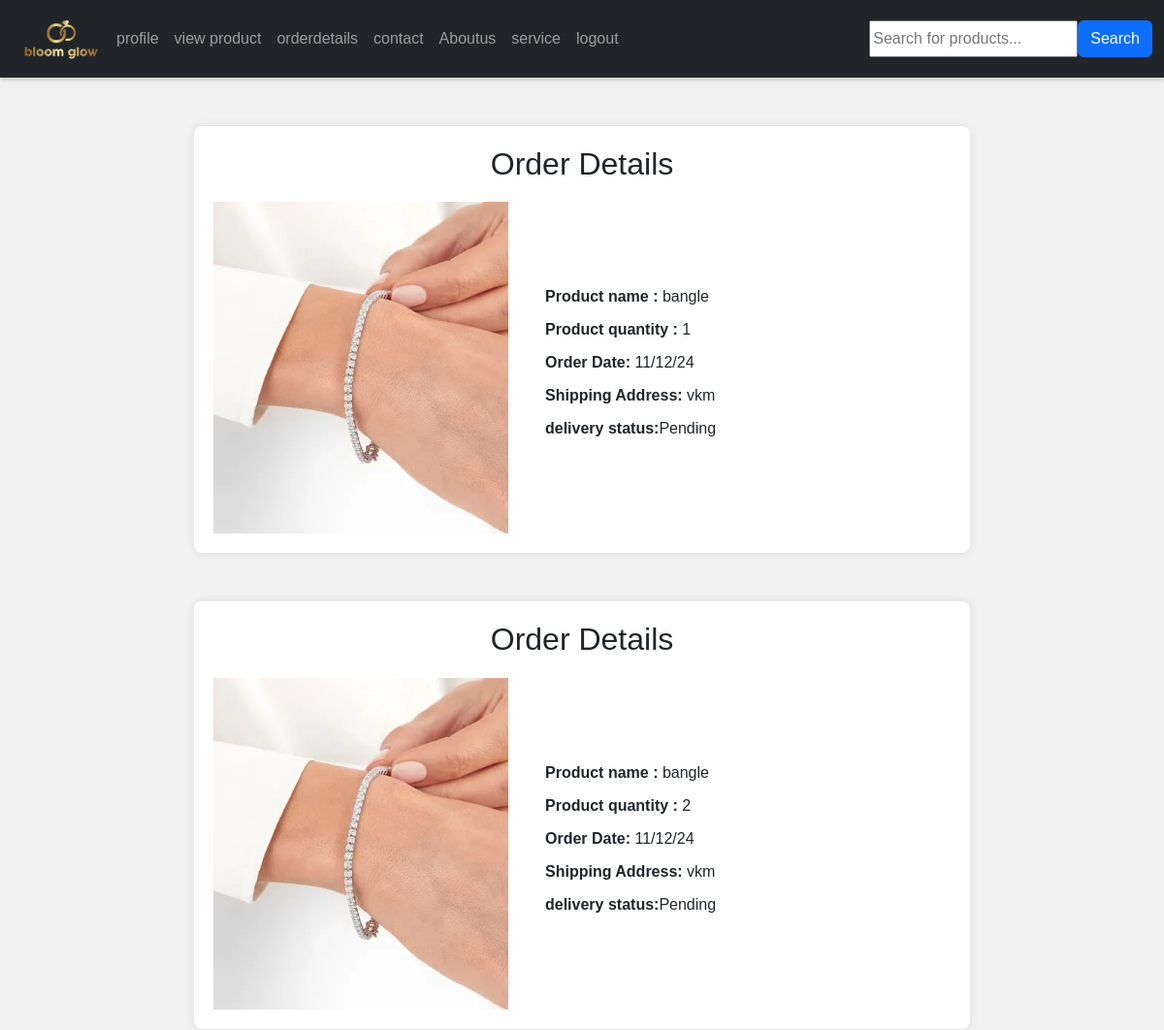
The page /orderdetails (signed in, upper part) on the database as committed earlier.
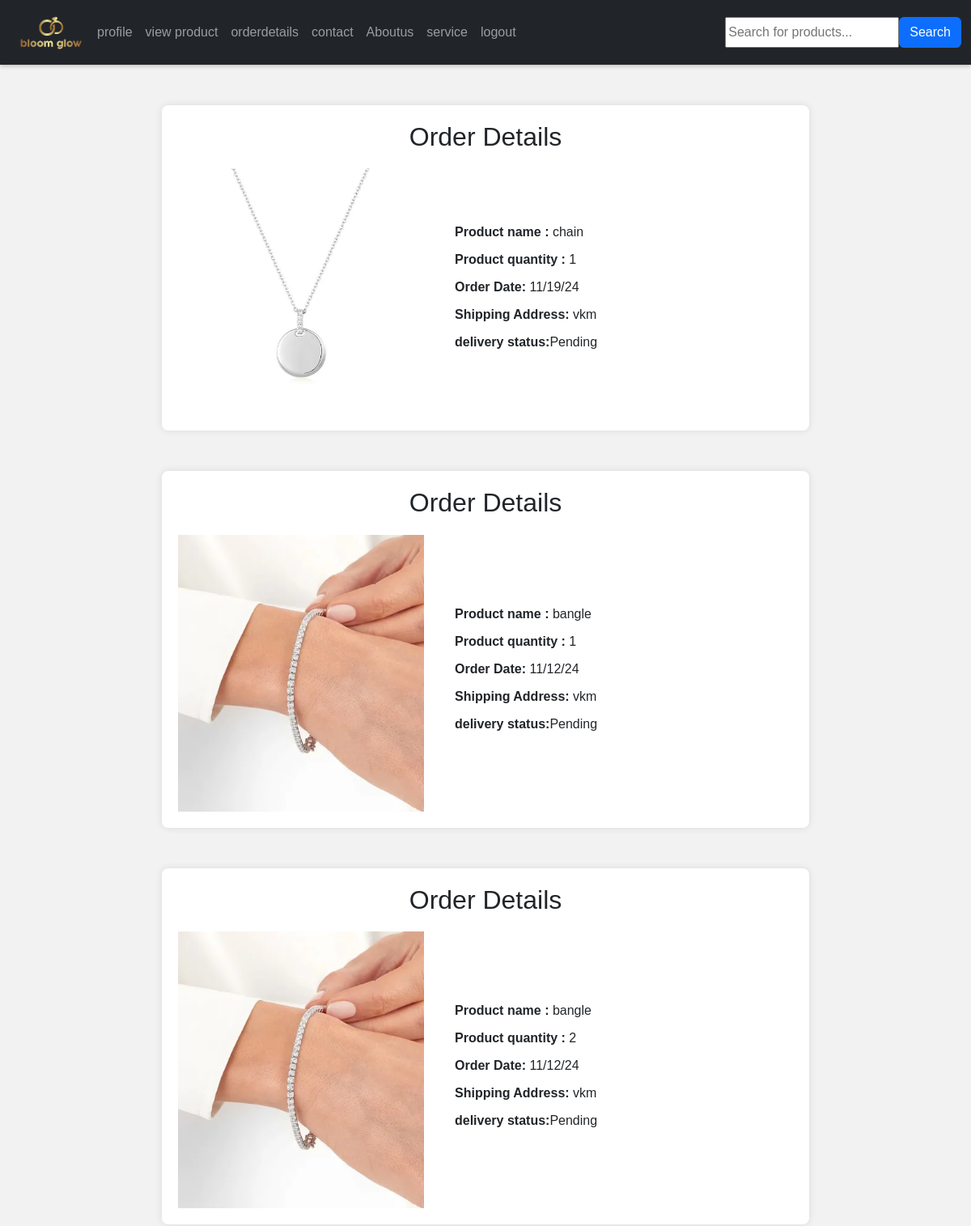
The same page on the database as committed later.
### app/models.py (models this page shows, shortened)
class Buy(models.Model):
    product = models.ForeignKey(Product,on_delete=models.CASCADE)
    user = models.ForeignKey(Register,on_delete=models.CASCADE)
    date_of_buying = models.TextField()
    quantity = models.IntegerField()
    price = models.IntegerField()
    DELIVERY_STATUS_CHOICES = [
        ("Pending", "Pending"),
        ("Shipped", "Shipped"),
        ("In Transit", "In Transit"),
        ("Delivered", "Delivered"),
    ]
    delivery_status = models.CharField(
        max_length=20, choices=DELIVERY_STATUS_CHOICES, default="Pending"
    )

class Product(models.Model):
    shop = models.ForeignKey(Shopreg,on_delete=models.CASCADE)
    name = models.TextField()
    discription = models.TextField()
    price = models.IntegerField()
    quantity = models.IntegerField()
    offerprice = models.IntegerField()
    image = models.FileField()

class Register(models.Model):
    Email = models.EmailField(unique=True)
    name = models.TextField()
    phonenumber = models.IntegerField()
    password = models.TextField()
    location= models.TextField()

### app/views.py (the view)
# urls.py: path('orderdetails',views.orderdetails),
def orderdetails(req):
    data=Buy.objects.filter(user=get_usr(req))[::-1]
    return render(req,'user/orderdetails.html',{'data':data})

### app/views.py (called while the page is built)
def get_usr(req):
    data=Register.objects.get(Email=req.session['user'])
    return data

### template/user/orderdetails.html (shortened to what this page needs)
<!DOCTYPE html>
<html lang="en">
<head>
    <link href="https://cdn.jsdelivr.net/npm/bootstrap@5.3.3/dist/css/bootstrap.min.css" rel="stylesheet">
</head>
<body>
    <nav id="nav" class="navbar navbar-expand-sm navbar-dark bg-dark">
        <div class="container-fluid">
          <a href="#" class="logo"  >
            <img src=" static/logo.png" alt="logo" width="100px">
          </a>
          <div class="collapse navbar-collapse" id="mynavbar">
            <ul class="navbar-nav me-auto">
              <li class="nav-item">
                <a class="nav-link" href="../profile">profile</a>
              </li>
              <li class="nav-item">
                <a class="nav-link" href="../userviewproduct">view product</a>
              </li>
              <li class="nav-item">
                <a class="nav-link" href="../orderdetails">orderdetails</a>
              </li>
              <li class="nav-item">
                <a class="nav-link" href="../contact">contact</a>
              </li>
            <li class="nav-item">
              <a class="nav-link" href="../aboutus">Aboutus</a>
            </li>
          <li class="nav-item">
            <a class="nav-link" href="../service">service</a>
          </li>
              <li class="nav-item">
                <a class="nav-link" href="../logout">logout</a>
              </li>
            </ul>
        <form class="d-flex" method="get" action="{% url 'product_search' %}">
          <input type="text" name="form-control me-2" placeholder="Search for products...">
          <button type="submit" class="btn btn-primary">Search</button>
        </form>
          </div>
        </div>
      </nav>
   {% for i in data %}
   <div class="order-container">
       <h2>Order Details</h2>
       <div class="order-row">
           <div class="order-left">
               <img src="{{i.product.image.url}}" alt="Product Image" style="width:100%;">
           </div>
           <div class="order-right">
               <p><strong>Product name :</strong> {{i.product.name}}</p>
               <p><strong>Product quantity :</strong> {{i.quantity}}</p>
               <p><strong>Order Date:</strong> {{i.date_of_buying}}</p>
               <p><strong>Shipping Address:</strong> {{i.user.location}}</p>
               <p><strong>delivery status:</strong>{{ i.delivery_status }} </p>
           </div>
       </div>
   </div>
   {% endfor %}
</body>
</html>

Rows that differ between the two databases and show on the page:
added Buy: product.image (picture), product.name "chain", quantity "1", date_of_buying "11/19/24", user.location "vkm", delivery_status "Pending"
